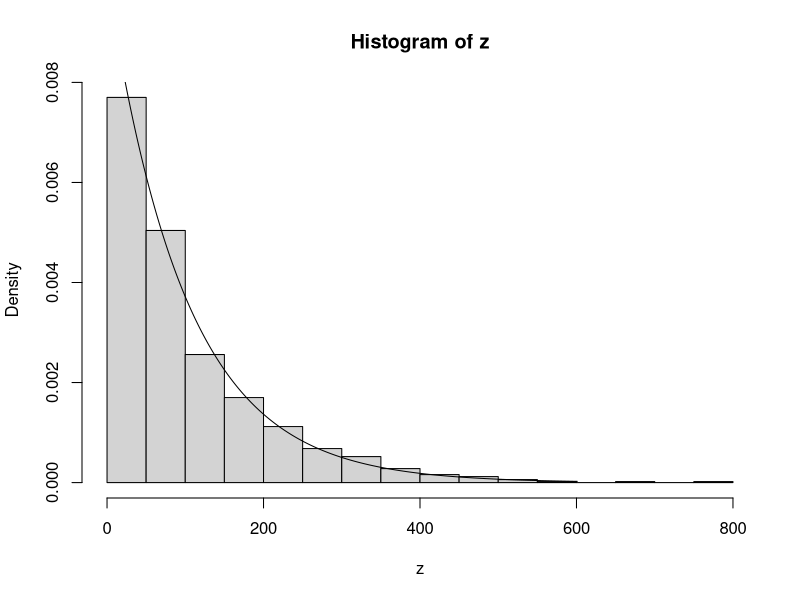
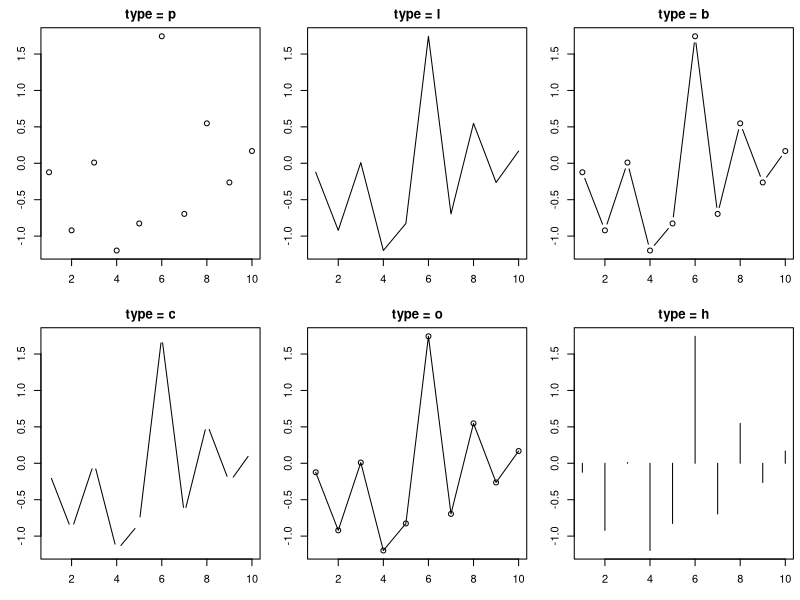
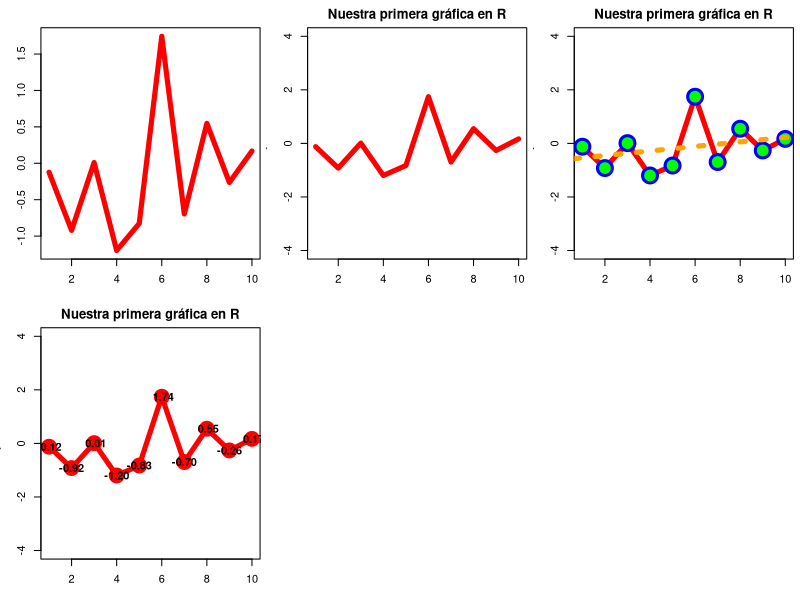
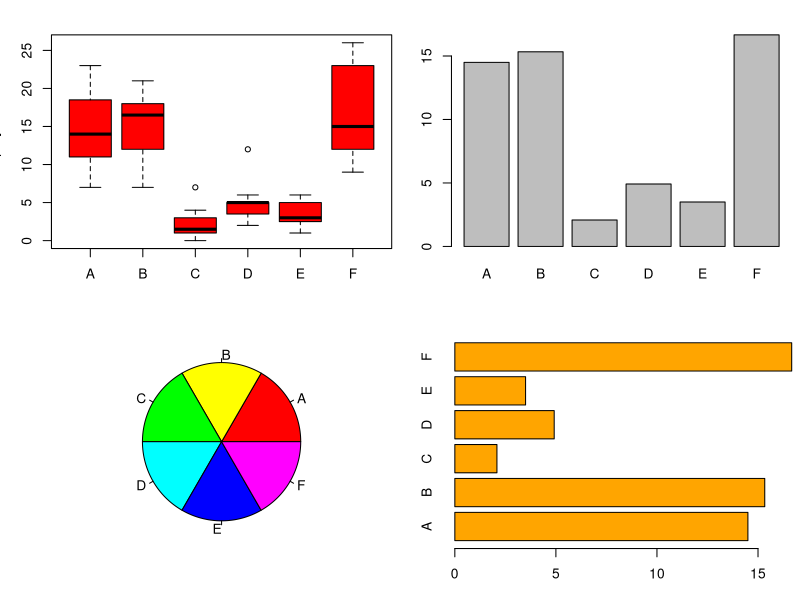

The R script that drew these images, in order:
## ---- chunk 1
2 + 2
sqrt(10)
log(100, base = 10)
2*3*4*5
# Intereses sobre 1000 euros
1000*(1+0.075)^5 - 1000
# R conoce pi
pi
# Convertimos ángulos a radianes y luego calculamos el seno
sin(c(0,30,45,60,90)*pi/180)

## ---- chunk 2
alpha <- 0.01
n <- 50
m <- 1000

datos <- matrix(rexp(n * m, alpha), ncol=n)

fz <- function(x) n*min(x)
z <- apply(datos,1,fz)
mean(z)
## ---- chunk 3
hist(z, freq = FALSE)
points(dexp(0:600,alpha), type = "l")
ks.test(z,"pexp",alpha)
## ---- chunk 4
x <- c(1, 2, 3)
x
y <- c(FALSE, TRUE, TRUE)
y
z <- c("a", "b", "c")
z
## ---- chunk 5
mat <- matrix(rnorm(9), ncol = 3)
mat
## ---- chunk 6
ejemplo <- data.frame(
  ID = c("gen0", "genB", "genZ"),
  subj1 = c(10, 25, 33), 
  subj2 = c(NA, 34, 15),
  oncogen = c(TRUE, TRUE, FALSE),
  loc = c(1,30, 125))
ejemplo
## ---- chunk 7
x <- c(1, 2, 2, 1, 1, 2, 1, 2, 1)
x
x <- factor(c(1, 2, 2, 1, 1, 2, 1, 2, 1))
x
## ---- chunk 8
una.lista <- list(vec = rnorm(5),
                  mat = matrix(rnorm(4), ncol = 2))
una.lista
## ---- chunk 9
x <- 1:15; length(x)
y <- matrix(5, nrow = 3, ncol = 4)
dim(y)
is.vector(x)
is.vector(y)

x1 <- 1:5
x2 <- c(1, 2, 3, 4, 5)
x3 <- "patata"
x4 <- TRUE
typeof(x1)
typeof(x2)
typeof(x3)
typeof(x4)

w <- data.frame(
  Suj = c("Suj 1", "Suj 2", "Suj 3"),
  Pes = c(56.1, 73.6, 81.2),
  Alt = c(145, 165, 172))
attributes(w)  

f1 <- function(x) {
  return(2 * x)
  }
attributes(f1)
is.function(f1)
f1(4)

## ---- chunk 10
x <- rnorm(10)
par(mfrow = c(2,3), mar = c(3.1, 3.1, 2.1, 0.5))
plot(x, type = "p", main = "type = p", xlab = "", ylab = "")
plot(x, type = "l", main = "type = l", xlab = "", ylab = "")
plot(x, type = "b", main = "type = b", xlab = "", ylab = "")
plot(x, type = "c", main = "type = c", xlab = "", ylab = "")
plot(x, type = "o", main = "type = o", xlab = "", ylab = "")
plot(x, type = "h", main = "type = h", xlab = "", ylab = "")
## ---- chunk 11
plot(x, 
     col = "red", 
     type = "l", 
     lwd = 5)
## ---- chunk 12
plot(x,
     col = "red",
     type = "l",
     lwd = 5,
     ylim = c(-4, 4),
     xlab = "Eje X",
     ylab = "Eje Y",
     main = "Nuestra primera gráfica en R")
## ---- chunk 13

plot(x,
     col = "red",
     type = "l",
     lwd = 5,
     ylim = c(-4,4),
     xlab = "Eje X",
     ylab = "Eje Y",
     main = "Nuestra primera gráfica en R")

points(x,
       col = "blue",
       cex = 3,
       pch = 21,
       bg = "green",
       lwd = 3)

abline(lm(x~seq(1,10)), 
       lty = 3, 
       lwd = 5, 
       col = "orange")
## ---- chunk 14

plot(x,
     col = "red",
     type = "l",
     lwd = 5,
     ylim = c(-4, 4),
     xlab = "Eje X",
     ylab = "Eje Y",
     main = "Nuestra primera gráfica en R")

points(x,
       col = "red",
       cex = 3,
       pch = 21,
       bg = "red")

text(x,
     label = format(x, 
                    digits = 2, 
                    nsmall = 2),
     cex = 1,
     font = 2)
## ---- chunk 15
par(mfrow = c(2, 2))
boxplot(InsectSprays$count ~ InsectSprays$spray, 
        col = "red")

barplot(tapply(InsectSprays$count, 
               INDEX = InsectSprays$spray, 
               FUN = "mean"))

pie(table(InsectSprays$spray),
    col = rainbow(6))

barplot(tapply(InsectSprays$count,
               INDEX = InsectSprays$spray,
               FUN = "mean"),
        horiz = TRUE,
        col = "orange")

## ---- chunk 16

f4 <- function(x) {
  if(x > 5) print("x > 5")
  else {
  y <- runif(1)
  print(paste("y es ", y))
  }
}
f4(3)
## ---- chunk 17
x <- c(4, 6, 7, 3, 1, 3)
ifelse(x>5, x/2, x*2)
## ---- chunk 18
for(i in 1:5) {
  cat("el valor de i es", i, "\n")
}
## ---- chunk 19
x <- 2
while(x < 100) {
  x <- x^2
  print(x)
}
## ---- chunk 20

cadena <- "R-project"

switch("my",
	my = toupper(cadena),
	mn = tolower(cadena),
	ig = cadena)

switch("mn",
	my = toupper(cadena),
	mn = tolower(cadena),
	ig = cadena)
